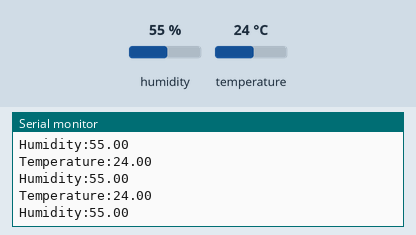
Simulated run of this sketch. Board: ESP8266 (NodeMCU). On the bench: the last lines printed to the serial monitor. Inputs (shaded band) come from the test bench; at power-on: humidity 55 %, temperature 24 °C.

Above: at 1.3 s.
1.4 s: humidity set to 22 %
At 2.26 s:
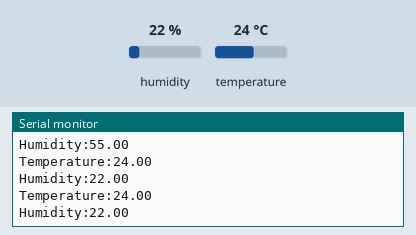
4.1 s: temperature set to 12 °C
At 4.68 s:
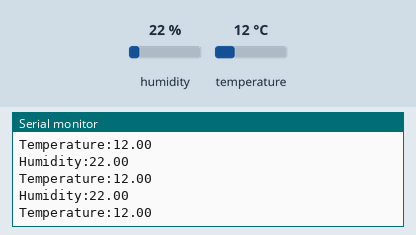
6.8 s: humidity set to 40 %
At 6.81 s:
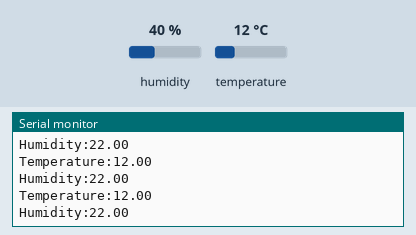
Timing chart, 0 to 9.8 s (numbered marks = the images above; inputs shaded):
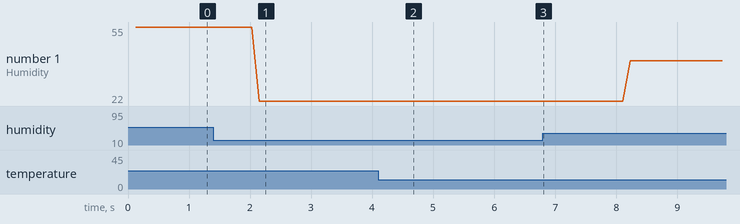

Measured:
- after the input at 1.4 s, the serial monitor: prints a new line after 0.75 s (image 1)
- after the input at 4.1 s, the serial monitor: prints a new line after 0.08 s (image 2)
- plotted number 1: 55 → 22 after the input at 1.4 s, 22 → 40 after the input at 6.8 s

The sketch:

dht11_read.ino
```cpp
#include "DHT.h"
#define DHTTYPE DHT11   // DHT 11

// DHT Sensor
uint8_t DHTPin = D8;
// Initialize DHT sensor.
DHT dht(DHTPin, DHTTYPE);
float Temperature;
float Humidity;

void setup() {
  Serial.begin(9600);
  delay(100);

  pinMode(DHTPin, INPUT);

  dht.begin();
}
void loop() {

  handle_OnConnect();
  delay(100);
}

void handle_OnConnect() {

 Temperature = dht.readTemperature(); // Gets the values of the temperature
  Humidity = dht.readHumidity(); // Gets the values of the humidity
Serial.print("Temperature:");
Serial.println(Temperature);

Serial.print("Humidity:");
Serial.println(Humidity);

}
```
